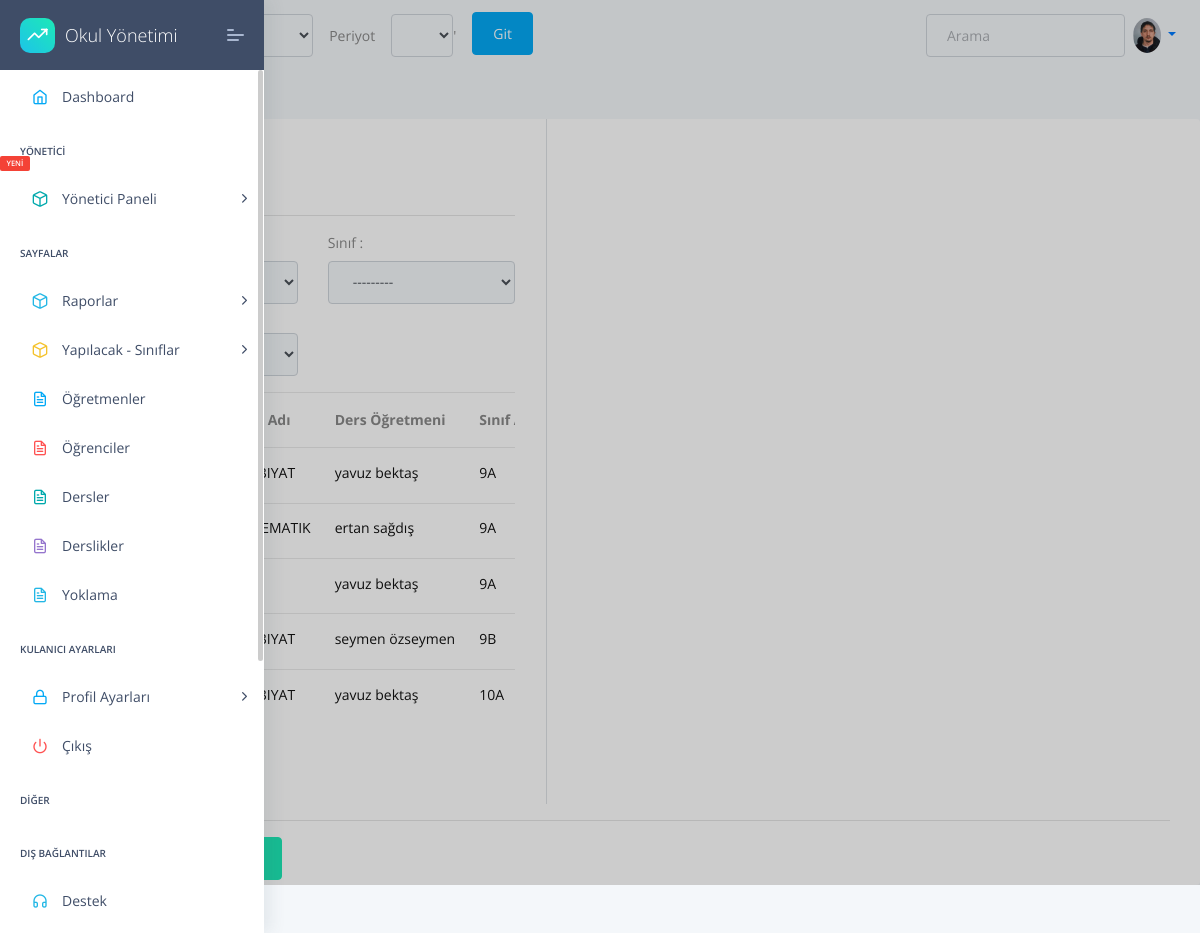
The app's page /lessons/lessons/add/ (signed in) with its own data.
### apps/home/models.py (models this page shows, shortened)
class Profil(models.Model):
    user=models.OneToOneField(User,on_delete=models.CASCADE,related_name="user")
    TC=models.CharField(max_length=11,unique=True,validators=[validateEven],blank=True,null=True)# regex eklenecek, validasyon yapilacak
    image=models.ImageField(upload_to="images/ogretmenler/",blank=True,null=True,default='images/person.png')
    job=models.ForeignKey(JobsTable,on_delete=models.CASCADE,unique=False,blank=True,null=True)
    phone=models.CharField(validators=[validatePhone], max_length=17, blank=True,default="05",null=True,unique=False) # regex eklenecek, validasyon yapilacak
    adress=models.TextField(max_length=100,unique=False,blank=True,null=True)
    isWorking=models.BooleanField(default=True,unique=False,blank=True,null=True)
    HESCode=models.CharField(max_length=12,unique=True,validators=[validateHesCode],blank=True,null=True)
    birthdate=models.DateField(("Doğum Tarihiniz"), auto_now=False, auto_now_add=False,unique=False,blank=True,null=True)
    sexualChoice=(('Kız','Kız'),
              ('Erkek','Erkek'),
              ('Diger','Diğer'),
    )
    gender=CharField(max_length=10 ,choices=sexualChoice,unique=False,blank=True,null=True)
    def __str__(self):
        if self.TC!=None and self.user.first_name!=None  and self.user.last_name!=None :
            return self.TC + " - "+self.user.first_name+ " "+ self.user.last_name
        else :
            return "profil bos"

### apps/student/models.py (models this page shows, shortened)
class StudentList(models.Model):
    className=models.ForeignKey(Classes,on_delete=models.CASCADE)
    session=models.ForeignKey(Session,on_delete=models.CASCADE)
    periods=models.ForeignKey(Period,on_delete=models.CASCADE)
    seating_arrangement=models.CharField(max_length=10000,default=" / / / / / / / / / / / / / / / / / / / / / / / ")
    students=models.ManyToManyField(Student,blank=True)
    mainteacher=models.ForeignKey(Profil,on_delete=models.CASCADE,blank=True,verbose_name="Sınıf Öğretmeni",related_name='teacher')
    class Meta:
        ordering = ('className',"session","periods",)

### apps/classes/models.py (models this page shows, shortened)
class Classes(models.Model):
    className=models.ForeignKey(ClassNames,on_delete=models.CASCADE,default="")
    level=models.ForeignKey(ClassLevels,on_delete=models.CASCADE)
    def __str__(self):
        return self.level.level+self.className.name

class ClassLevels(models.Model):
    level=models.CharField(default="9",max_length=2,unique=True)

class ClassNames(models.Model):
    name=models.CharField(default="A",max_length=1,unique=True)
    class Meta:
        ordering = ('name',)

### apps/lessons/models.py (models this page shows, shortened)
class LessonClassList(models.Model):
    className= models.ForeignKey(StudentList,unique=False, related_name='lesson_classname', on_delete=models.CASCADE)
    lesson=models.ForeignKey(Lesson, related_name='lesson_lesson', on_delete=models.CASCADE)
    teacher=models.ForeignKey(Profil,blank=True, related_name='lesson_profil', on_delete=models.CASCADE)

class Lesson(models.Model):
    name=models.CharField(max_length=30)
    code=models.CharField(max_length=5)
    def __str__(self):
      return self.code + "-" + self.name

### apps/lessons/views.py (the view, shortened to what this page needs)
# urls.py: path('lessons/add/', views.LessonClassListAdd  ,name='LessonClassListAdd'),
@login_required(login_url="/login/")
def LessonClassListAdd(request):
    sessionUpdate(request)
    fromdata = LessonClassListForm(request.POST,request.FILES)
    lesson=LessonClassList.objects.all()
    context={
        'lesson_form':fromdata,
        'lesson':lesson
        }
    return render(request, "lesson/DerslikAdd.html", context)

### apps/lessons/form.py
class LessonClassListForm(forms.ModelForm):
    teacher = forms.ModelChoiceField(queryset=Profil.objects.all(),widget=forms.Select({
        'id':'lesson_teacherID',
        'class': ' form-control',
        'placeholder': 'Ders Öğretmeni',
        }),required=False)
    lesson = forms.ModelChoiceField(queryset=Lesson.objects.all(),widget=forms.Select({
        'id':'lesson_lessonID',
        'class': ' form-control',
        'placeholder': 'Ders',
        }),required=False)
    className  = MyModelChoiceField_class(queryset=StudentList.objects.all(),widget=forms.Select({
        'id':'lesson_classnameID',
        'class': ' form-control',
        'placeholder': 'Sınıf',
        }),required=False)
    class Meta:
        model = LessonClassList
        fields =  "__all__"

### apps/attendance/views.py (called while the page is built)
def sessionUpdate(request):
    if request.GET.get("sessionID"):
        try:
            oldSession = Session.objects.get(active=1)
            oldSession.active=False
            oldSession.save()
        except:
            pass
        newSession=request.GET.get("sessionID")
        print("Yeni sezon : ",newSession)
        newSession = Session.objects.get(session=newSession)
        newSession.active=True
        newSession.save()
    if request.GET.get("periodID"):
        try:
            oldPeriod = Period.objects.get(active=1)
            oldPeriod.active=False
            oldPeriod.save()
        except:
            pass
        newPeriod =request.GET.get("periodID")
        print("Yeni Period  : ",newPeriod )
        newPeriod  = Period.objects.get(period=newPeriod )
        newPeriod.active=True
        newPeriod.save()

### apps/home/models.py (called while the page is built)
    def __str__(self):
      return self.session

    def __str__(self):
      return self.period

### apps/lessons/form.py (called while the page is built)
    def label_from_instance(self, obj):
        return obj.className

### apps/templates/lesson/DerslikAdd.html (shortened to what this page needs)
{% extends "layouts/base.html" %}
{% block content %}
<div class="container rounded bg-white mt-5 mb-5">
    <form action="" method="POST">
        <div class="row">
            <div class="col-md-5 border-right">
                <div class="p-3 py-5">
                    <div class="d-flex justify-content-between align-items-center mb-3">
                        <h4 class="text-right">Ders Bilgileri</h4>
                    </div>
                    <hr>
                    <div class="row mt-2">
                        <div class="col-md-6"><label class="labels">Ders :</label>
                            </div>
                        <div class="col-md-6"><label class="labels">Sınıf :</label>
                            {{lesson_form.className}}
                        </div>
                        <div class="col-md-6"><label class="labels">Öğretmen :</label>
                        </div>
                    </div>
                    <div class="card-block px-0 py-3 col-md-12">
                        <div class="table-responsive">
                            <table class="table table-hover">
                                <thead>
                                    <tr>
                                        <th scope="col">Dersin Kodu</th>
                                        <th scope="col">Ders Adı</th>
                                        <th scope="col">Ders Öğretmeni</th>
                                        <th scope="col">Sınıf Adı</th>
                                    </tr>
                                </thead>
                                <tbody>
                                    {% for studentlist in lesson %}
                                    <tr class="unread">
                                        <td title="Ders Kodu">
                                            <h6 class="mb-1">{{studentlist.lesson.code}} </h6>
                                        </td>
                                        <td title="Ders Adı">
                                            <h6 class="mb-1">{{studentlist.lesson.name}} </h6>
                                        </td>
                                        <td title="Öğretmen">
                                            <h6 class="mb-1">{{studentlist.teacher.user.first_name}}  {{studentlist.teacher.user.last_name}}</h6>
                                        </td>
                                        <td title="Sınıf">
                                            <h6 class="mb-1">{{studentlist.className.className}} </h6>
                                        </td>
                                    {% endfor %}
                                </tbody>
                            </table>
                        </div>
                    </div>
                </div>
            </div>
</div>
<div class="col-md-12">
    <hr>
    <button type="submit"  class="btn btn-success">Değişiklikleri Kaydet</button>
</div>
</form>
</div>
{% endblock content %}

### apps/templates/includes/navigation.html (shortened to what this page needs)
<nav  class="navbar navbar-expand-lg ">
  <div class="collapse navbar-collapse ">
  <div class="collapse navbar-collapse" id="navbarsExample03">
    <ul class="navbar-nav mr-auto">
      <li class="text-black">
        <a class="nav-link" href="#">Anasayfa<span class="sr-only">(current)</span></a>
      </li>
      <form class="form-inline my-2 my-md-0"  method="GET" >
      <li class="text-black align-middle mx-3">
        <label for="session">Dönem</label>
      </li>
      <li class="nav-item select">
        <select id="sessionID" class="form-control" name="sessionID">-->
        </select>
      </li>
      <li class="text-black mx-3">
        <label for="session">Periyot</label>
      </li>
      <li class="nav-item select">
        <select id="periodID" class="form-control" name="periodID">-->
        </select>
      </li>'
      <button  type="submit" class="btn btn-primary mx-3" >Git</button>
    </form>
    </ul>
    <form class="form-inline my-2 my-md-0">
      <input class="form-control" type="text" placeholder="Arama">
    </form>
    <ul class="nav navbar-nav navbar-right">
      <li class="nav-item dropdown">
      <a class="nav-link dropdown-toggle" href="" id="dropdown01" data-toggle="dropdown" aria-haspopup="true" aria-expanded="false">
      {% if user.user.image.ogretmenler %}
      <img
        src="/media/{{user.user.image.ogretmenler}}"
        class="rounded-circle z-depth-0"
        alt="avatar image"
        height="35"
      />
      {% else %}
      <img
        src="/media/{{user.user.image}}"
        class="rounded-circle z-depth-0"
        alt="avatar image"
        height="35"
      >
      {% endif %}
      </a>
      </li>
    </ul>
  </div>
</div>
</nav>

### records on screen
StudentList: className "---------"
LessonClassList: teacher.user.first_name "yavuz", teacher.user.last_name "bektaş", className.className "9A"
LessonClassList: lesson.name "MATEMATIK", teacher.user.first_name "ertan", teacher.user.last_name "sağdış", className.className "9A"
LessonClassList: teacher.user.first_name "yavuz", teacher.user.last_name "bektaş", className.className "9A"
LessonClassList: teacher.user.first_name "seymen", teacher.user.last_name "özseymen", className.className "9B"
LessonClassList: teacher.user.first_name "yavuz", teacher.user.last_name "bektaş", className.className "10A"
